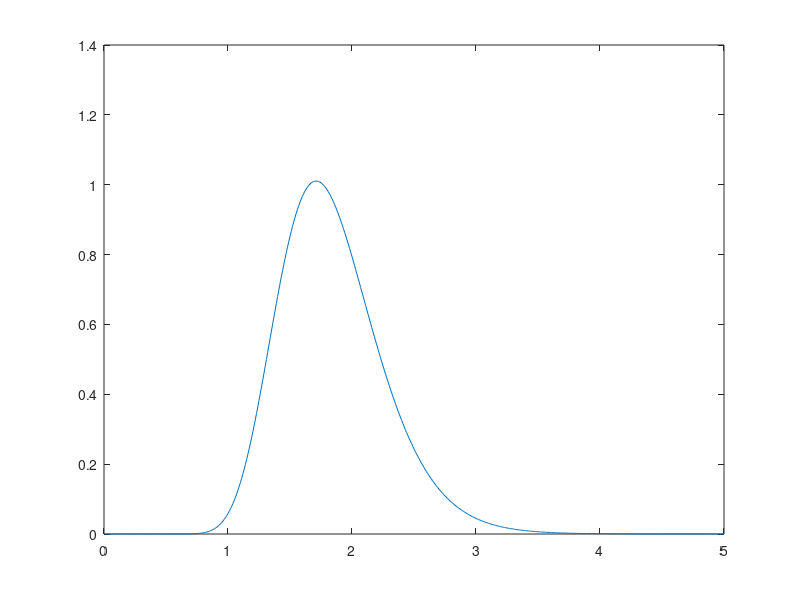

Source code (MATLAB):
% Description: Simulates the Black-Scholes model and prices an EU call option along with a confidence interval
%

%Clears memory and screen
clear all; clc;

%stops scientific notation
format short g;

%Black-Scholes Model parameters
r = 0.07;       
mu = r; 
sigma = 0.15; 

%EU call option characteristics
S_0 = 115;
k = 120;
T = 10;

%Number of replications
R = 1000;

%Plots the log-normal distribution
x=0.01:0.01:5;
y=lognpdf(x,(mu-0.5*sigma^2)*T,T*sigma^2);
plot(x,y)

%Direct simulation of S(T) and V(T) (stock and Call payoff)
S_T = S_0*exp(normrnd((mu-0.5*sigma^2)*T,sigma*sqrt(T),1,R));
V_T = max(S_T(end,:)-k,0);

%Crude Monte Carlo Estimate
Est_Price = mean(exp(-r*T)*V_T)

%Black-scholes
d1 = (1/(sigma*sqrt(T)))*(log(S_0/k)+(r+0.5*sigma^2)*T);
d2 = d1-sigma*sqrt(T);
Actual_price = normcdf(d1,0,1)*S_0-normcdf(d2,0,1)*k*exp(-r*T)

%95% Confidence interval for price
Phi = norminv(0.975);
vol_V = sqrt(var(V_T));
CI = Est_Price + [-Phi*vol_V/sqrt(R) +Phi*vol_V/sqrt(R)]  

%The width of the CI (What happens if we 4x R?)
CI_width = 2*Phi*vol_V/sqrt(R)

%Simulation error for this estimate was
Actual_price-Est_Price

